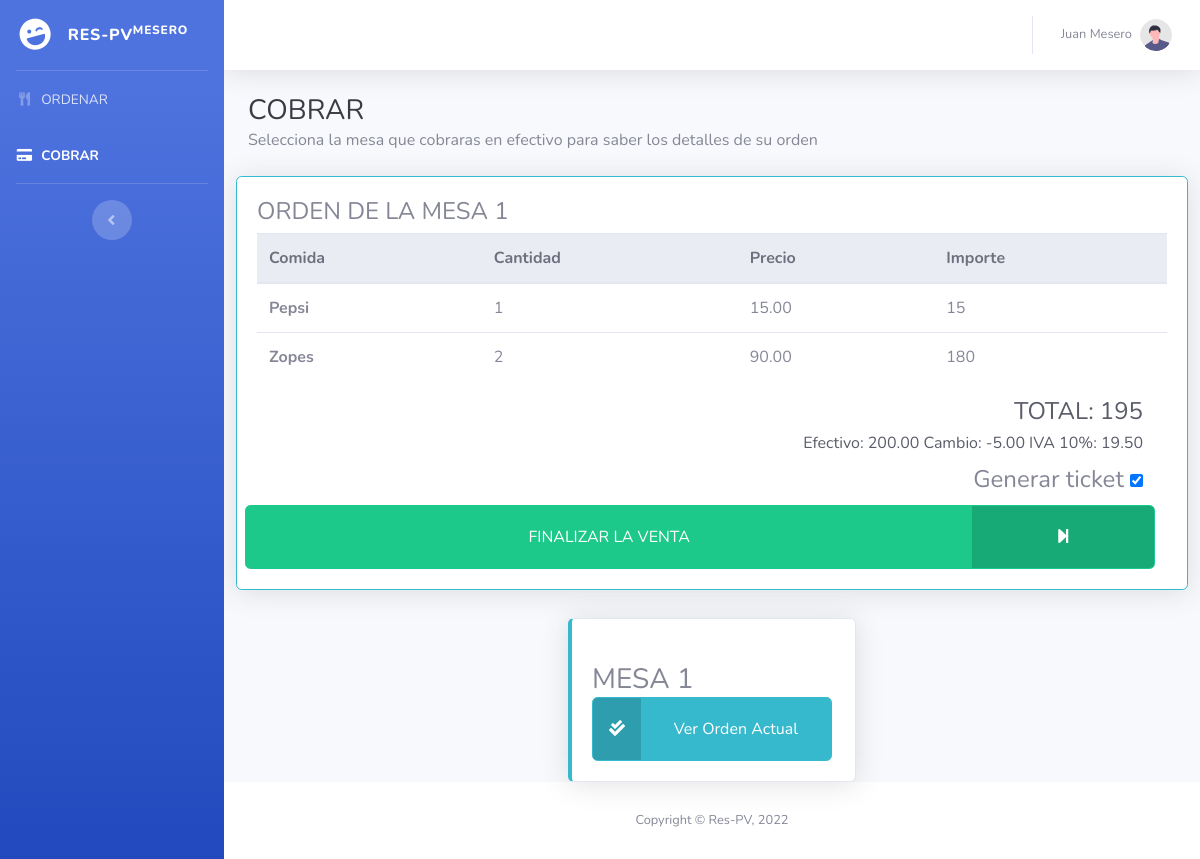
The page /cobrar.php?mesa=1 (signed in) on the database its author committed.
### tables this page shows
CREATE TABLE `user` (
  `id_user` int(11) NOT NULL,
  `name_user` varchar(30) DEFAULT NULL,
  `lname_user` varchar(30) DEFAULT NULL,
  `phone_user` varchar(10) DEFAULT NULL,
  `email_user` varchar(40) DEFAULT NULL,
  `pass_user` varchar(20) DEFAULT NULL,
  `userType` int(11) NOT NULL
);

CREATE TABLE `carrito_tmp` (
  `id_tmp` int(100) NOT NULL,
  `mesa` int(2) NOT NULL,
  `id_product` int(3) NOT NULL,
  `name_product` varchar(30) NOT NULL,
  `unitaryPrice_product` decimal(15,4) NOT NULL,
  `cantidad` int(100) NOT NULL,
  `efectivo` decimal(15,4) NOT NULL DEFAULT 0.0000,
  `cambio` decimal(15,4) NOT NULL DEFAULT 0.0000,
  `impuesto` decimal(15,4) NOT NULL DEFAULT 0.0000,
  `total` decimal(15,4) NOT NULL DEFAULT 0.0000
);

CREATE TABLE `settings` (
  `id` int(11) NOT NULL,
  `setting_name` varchar(255) NOT NULL,
  `setting_value` text NOT NULL
);

### db.php (called while the page is built, shortened)
<?php
    class Conexion{
        private $driver = "mysql";
        private $host = "localhost";
        private $dbname = "respv";
        private $usuario = "root";
        private $contrasena = "";
        public function __construct(){
            try {
                $db = new PDO("{$this->driver}:host={$this->host};dbname={$this->dbname}",$this->usuario,$this->contrasena);
                $db->setAttribute(PDO::ATTR_ERRMODE, PDO::ERRMODE_EXCEPTION);
                return $db;
            } catch (PDOException $e) {
                echo "Ha ocurrido un error al conectarse a la base de datos" . $e->getMessage();
            }
        }
    }
?>

### usuarios/Modelo/usuarios.php (called while the page is built, shortened)
<?php
    require_once(__DIR__.'/../../db.php');
    class Usuarios extends Conexion{
        public function __construct(){
            $this->db = parent::__construct();
        }
        public function getUser($Id){
            $rows = null;
            $statement = $this->db->prepare("SELECT * FROM user WHERE id_user = :Id");
            $statement->bindParam(':Id',$Id);
            $statement->execute();
            while ($result = $statement->fetch()) {
                $rows[] = $result;
            }
            return $rows;
        }
    }
?>

### usuarios/Modelo/mesero.php (called while the page is built, shortened)
<?php
    require_once(__DIR__.'/../../db.php');
    class Meseros extends Conexion{
        public function __construct(){
            $this->db = parent::__construct();
        }
        public function getMesas(){
            $rows = null;
            $statement = $this->db->prepare("SELECT DISTINCT(mesa) FROM carrito_tmp");
            $statement->execute();
            while ($result = $statement->fetch()) {
                $rows[] = $result;
            }
            return $rows;
        }
        public function getCarrito_tmp($mesa){
            $rows = null;
            $statement = $this->db->prepare("SELECT * FROM carrito_tmp WHERE mesa=?");
            $statement->execute([$mesa]);
            while ($result = $statement->fetch()) {
                $rows[] = $result;
            }
            return $rows;
        }
        public function getIva(){
            $rows = null;
            $statement = $this->db->prepare("SELECT setting_value FROM settings WHERE setting_name='porcentaje_iva'");
            $statement->execute();
            while ($result = $statement->fetch()) {
                $rows[] = $result;
            }
            return $rows;
        }
    }
?>

### cobrar.php (the view, shortened to what this page needs)
<?php
if(!empty($_SESSION["userId"])) {
    require_once('usuarios/Modelo/usuarios.php');
    $Modelo = new Usuarios();
    $tipoDeUsuario = $Modelo->getUserType($_SESSION["userId"]);
    if (!$tipoDeUsuario) {
        $_SESSION["errorMessage"] = "Invalid Credentials";
        header('Location: logout.php');
    } else {
        switch($tipoDeUsuario){
            case 2:
                $Usuario = $Modelo->getUser($_SESSION["userId"]);
                $nombreUsuario = $Usuario[0]["name_user"];
                $apellidoUsuario = $Usuario[0]["lname_user"];
                require_once("usuarios/Modelo/mesero.php");
                $ModeloMesero  = new Meseros();
            break;
        }
    }
} else {
    header('Location: logout.php');
}
?>
<!DOCTYPE html>
<html lang="en">
<head>
    <link href="vendor/fontawesome-free/css/all.min.css" rel="stylesheet" type="text/css">
    <link href="css/sb-admin-2.min.css" rel="stylesheet">
</head>
<body id="page-top">
    <div id="wrapper">
        <ul class="navbar-nav bg-gradient-primary sidebar sidebar-dark accordion" id="accordionSidebar">
            <a class="sidebar-brand d-flex align-items-center justify-content-center" href="index.php">
                <div class="sidebar-brand-icon rotate-n-15">
                    <i class="fas fa-laugh-wink"></i>
                </div>
                <div class="sidebar-brand-text mx-3">Res-PV<sup>Mesero</sup></div>
            </a>
            <hr class="sidebar-divider my-0">
            <li class="nav-item ">
                <a class="nav-link" href="homeMesero.php">
                    <i class="fas fa-fw fa-utensils"></i>
                    <span>ORDENAR</span></a>
            </li>
            <li class="nav-item active">
                <a class="nav-link" href="cobrar.php">
                    <i class="fas fa-fw fa-credit-card"></i>
                    <span>COBRAR</span></a>
            </li>
            <hr class="sidebar-divider d-none d-md-block">
            <div class="text-center d-none d-md-inline">
                <button class="rounded-circle border-0" id="sidebarToggle"></button>
            </div>
        </ul>
        <div id="content-wrapper" class="d-flex flex-column">
            <div id="content">
                <nav class="navbar navbar-expand navbar-light bg-white topbar mb-4 static-top shadow">
                    <ul class="navbar-nav ml-auto">
                        <li class="nav-item dropdown no-arrow">
                            <a class="nav-link dropdown-toggle" href="#" id="userDropdown" role="button"
                                data-toggle="dropdown" aria-haspopup="true" aria-expanded="false">
                                <span class="mr-2 d-none d-lg-inline text-gray-600 small"><?php echo $nombreUsuario.' '.$apellidoUsuario?></span>
                                <img class="img-profile rounded-circle"
                                    src="img/undraw_profile.svg">
                            </a>
                        </li>
                    </ul>
                </nav>
                <div class="container-fluid">
                    <div class=" d-sm-flex align-items-center justify-content-between ">
                        <h3 class=" mb-0 text-gray-900"> COBRAR </h3>
                    </div>
                    <p class="mb-4">Selecciona la mesa que cobraras en efectivo para saber los detalles de su orden</p>
                    <?php
                        if(isset($_GET['mesa'])){
                            $visible = "block";
                            $mesa_sel = $_GET['mesa'];
                    ?>
                        <div class="row d-flex justify-content-center mt-4 mb-4 card shadow border-info" style="display: <?php echo $visible; ?>">
                            <div class="card-body">
                            <h4>ORDEN DE LA MESA <?php echo $mesa_sel;?></h4>
                            <table class="table">
                                <thead class="thead-light">
                                    <tr>
                                    <th scope="col">Comida</th>
                                    <th scope="col">Cantidad</th>
                                    <th scope="col">Precio</th>
                                    <th scope="col">Importe</th>
                                    </tr>
                                </thead>
                                <tbody>
                                    <?php
                                    $mesa = $_GET['mesa'];
                                    $total = 0;
                                    $detalles = $ModeloMesero->getCarrito_tmp($mesa);
                                    if($detalles != null){
                                        foreach($detalles as $detalle){
                                    ?>
                                        <tr>
                                            <th scope="row"><?php echo $detalle['name_product']; ?></th>
                                            <td><?php echo $detalle['cantidad']; ?></td>
                                            <td><?php echo number_format(round($detalle['unitaryPrice_product'],2), 2, '.', ','); ?></td>
                                            <td><?php echo $detalle['cantidad'] * number_format(round($detalle['unitaryPrice_product'],2), 2, '.', ','); ?></td>
                                            <?php $total = $total + $detalle['cantidad'] * number_format(round($detalle['unitaryPrice_product'],2), 2, '.', ','); ?>
                                        </tr>
                                    <?php }} ?>
                                </tbody>
                            </table>
                                <div class="d-flex justify-content-end mr-4">
                                    <h4 class="text-dark ml-1">TOTAL: <?php echo $total; ?> </h4>
                                </div>
                                <?php
                                    $detalles = $ModeloMesero->getCarrito_tmp($mesa);
                                    if($detalles[0]['efectivo'] != 0){
                                ?>
                                <div class="d-flex justify-content-end mr-4">
                                    <h6 class="text-dark ml-1">Efectivo: <?php echo number_format(round($detalles[0]['efectivo'],2), 2, '.', ','); ?> </h6>
                                    <h6 class="text-dark ml-1">Cambio: <?php echo number_format(round($detalles[0]['total'] - $detalles[0]['efectivo'],2), 2, '.', ','); ?> </h6>
                                    <h6 class="text-dark ml-1">IVA <?php $iva=$ModeloMesero->getIva();echo $iva[0][0];?>%: <?php echo number_format(round($detalles[0]['impuesto'],2), 2, '.', ','); ?> </h6>
                                </div>
                                <div class="form-check d-flex justify-content-end mr-4">
                                    <label style="font-size: 1.5em">
                                        <label class="form-check-label ml-1" for="flexCheckDefault">Generar ticket </label>
                                        <input form="form" type="checkbox" value="Yes" id="generarTicket" name="generarTicket" checked>
                                    </label>
                                </div>
                                <div class="row" style="width:100%;height:4rem;">
                                    <form id="form" class="form-inline" method="post" action="usuarios/Controlador/endSale.php" style="width:100%;height:4rem;">
                                        <button class="btn btn-success btn-icon-split my-auto" action="submit" style="width:100%;height:4rem;">
                                            <span style="width:80%;" class="text my-auto">FINALIZAR LA VENTA</span>
                                            <span style="width:20%; height:4rem;" class="icon text-white-100 my-auto">
                                                <i  class="fas fa-solid fa-step-forward py-3"></i>
                                            </span>
                                        </button>
                                    </form>
                                </div>
                                <?php } ?>
                            </div>
                        </div>
                    <?php
                        }
                    ?>
                    <div class="row " style="justify-content: center;">
                        <?php
                            $mesas = $ModeloMesero->getMesas();
                            if($mesas != null){
                            foreach($mesas as $mesa){
                        ?>
                        <div class="card mt-1 mx-2 shadow border-left-info" style="width: 18rem;">
                            <div class="card-body" style=" height: 20 rem; ">
                                <br>
                                <h1 class="h3 m-auto">MESA <?php echo $mesa[0]; ?></h1>
                                    <a class="btn btn-info btn-icon-split my-auto" href="cobrar.php?mesa=<?php echo $mesa[0]; ?>" style="width:15rem;height:4rem;">
                                        <span style="width:3rem; height:4rem;" class="icon text-white-100 my-auto">
                                            <i  class="fas fa-solid fa-check-double py-3"></i>
                                        </span>
                                        <span style="width:12rem;" class="text my-auto">Ver Orden Actual</span>
                                    </a>
                            </div>
                        </div>
                        <?php
                                }
                           }
                        ?>
                    </div>
                </div>
            </div>
            <footer class="sticky-footer bg-white">
                <div class="container my-auto">
                    <div class="copyright text-center my-auto">
                        <span>Copyright &copy; Res-PV, 2022 </span>
                    </div>
                </div>
            </footer>
        </div>
    </div>
</body>
</html>

### rows shown on the page
user: name_user "Juan", lname_user "Mesero"
carrito_tmp: name_product "Pepsi", cantidad "1", unitaryPrice_product "15.00", cantidad+unitaryPrice_product "15", efectivo "200.00", $detalles[0]['total'] - $detalles[0]['efectivo'] "-5.00", impuesto "19.50"
carrito_tmp: name_product "Zopes", cantidad "2", unitaryPrice_product "90.00", cantidad+unitaryPrice_product "180"
settings: setting_value "10"

### other values the page prints
$mesa_sel "1"
$total "195"
$mesa[0] "1"
